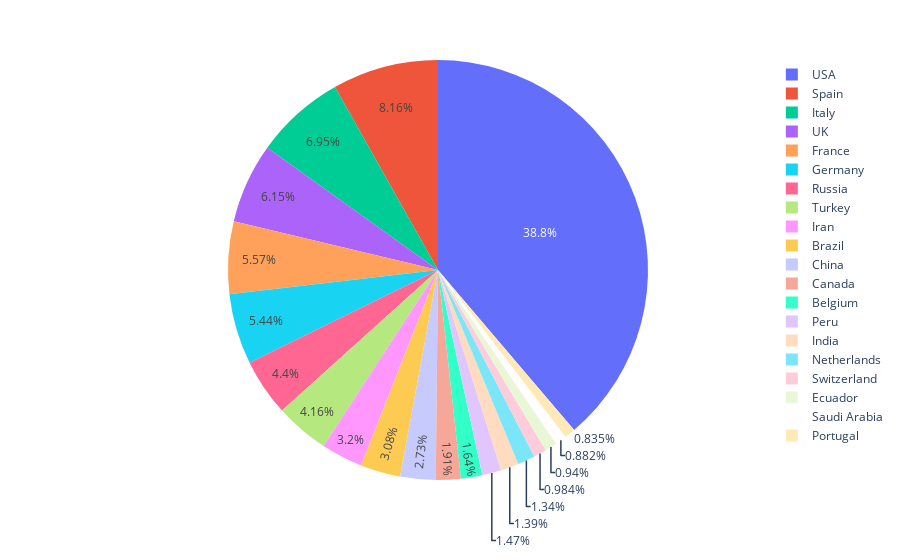

Write notebook code for a chart like this one.
### Code cell
px.pie(df,names='Country Name',values='Total cases')

### Figure 1 — Plotly figure (JSON) as saved in the notebook; plotly's stock layout.template omitted (floating-point values rounded to 4 significant figures)
{"data": [{"domain": {"x": [0, 1], "y": [0, 1]}, "hovertemplate": "Country Name=%{label}<br>Total cases=%{value}<extra></extra>", "labels": ["USA", "Spain", "Italy", "UK", "France", "Germany", "Turkey", "Russia", "Iran", "Brazil", "China", "Canada", "Belgium", "Peru", "Netherlands", "India", "Switzerland", "Ecuador", "Saudi Arabia", "Portugal"], "legendgroup": "", "name": "", "showlegend": true, "type": "pie", "values": [1178832, 248155, 211228, 187066, 169446, 165327, 126358, 133677, 97250, 93621, 82876, 58161, 50002, 44609, 40681, 42141, 29929, 28592, 26821, 25393]}], "layout": {"legend": {"tracegroupgap": 0}, "margin": {"t": 60}}}
